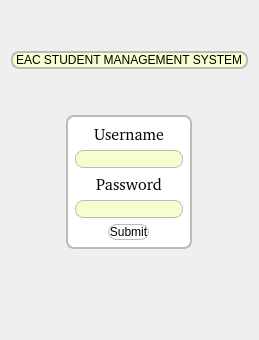
      <widget class="QWidget" name="pageLogin">
       <layout class="QVBoxLayout" name="verticalLayout_12">
        <item>
         <spacer name="verticalSpacer_2">
          <property name="orientation">
           <enum>Qt::Vertical</enum>
          </property>
          <property name="sizeHint" stdset="0">
           <size>
            <width>20</width>
            <height>40</height>
           </size>
          </property>
         </spacer>
        </item>
        <item alignment="Qt::AlignHCenter">
         <widget class="QLabel" name="label_2">
          <property name="styleSheet">
           <string notr="true">font: 700 18pt &quot;P052 [urw]&quot;;
background-color: rgb(244, 255, 205);
border: 2px solid #bbb;
border-radius: 8px;</string>
          </property>
          <property name="frameShape">
           <enum>QFrame::NoFrame</enum>
          </property>
          <property name="frameShadow">
           <enum>QFrame::Plain</enum>
          </property>
          <property name="lineWidth">
           <number>11</number>
          </property>
          <property name="midLineWidth">
           <number>11</number>
          </property>
          <property name="text">
           <string>EAC STUDENT MANAGEMENT SYSTEM</string>
          </property>
         </widget>
        </item>
        <item>
         <spacer name="verticalSpacer_4">
          <property name="orientation">
           <enum>Qt::Vertical</enum>
          </property>
          <property name="sizeHint" stdset="0">
           <size>
            <width>20</width>
            <height>40</height>
           </size>
          </property>
         </spacer>
        </item>
        <item>
         <layout class="QHBoxLayout" name="horizontalLayout_2">
          <item alignment="Qt::AlignHCenter">
           <widget class="QWidget" name="widget" native="true">
            <property name="maximumSize">
             <size>
              <width>16777215</width>
              <height>180</height>
             </size>
            </property>
            <property name="styleSheet">
             <string notr="true">background-color: rgb(255, 255, 255);
border: 2px solid #bbb;
border-radius: 8px;</string>
            </property>
            <layout class="QVBoxLayout" name="verticalLayout">
             <item alignment="Qt::AlignHCenter">
              <widget class="QLabel" name="usernameLabel">
               <property name="font">
                <font>
                 <family>URW Bookman [urw]</family>
                 <pointsize>12</pointsize>
                 <italic>false</italic>
                 <bold>false</bold>
                </font>
               </property>
               <property name="styleSheet">
                <string notr="true">font: 300 12pt &quot;URW Bookman [urw]&quot;;
border: 0px solid #bbb;
border-radius: 8px;</string>
               </property>
               <property name="frameShape">
                <enum>QFrame::NoFrame</enum>
               </property>
               <property name="text">
                <string>Username</string>
               </property>
              </widget>
             </item>
             <item alignment="Qt::AlignHCenter">
              <widget class="QLineEdit" name="usernameInput">
               <property name="styleSheet">
                <string notr="true">background-color: rgb(244, 255, 205);
border: 1px solid #bbb;
border-radius: 8px;</string>
               </property>
              </widget>
             </item>
             <item alignment="Qt::AlignHCenter">
              <widget class="QLabel" name="passwordLabel">
               <property name="font">
                <font>
                 <family>URW Bookman [urw]</family>
                 <pointsize>12</pointsize>
                 <italic>false</italic>
                 <bold>false</bold>
                </font>
               </property>
               <property name="styleSheet">
                <string notr="true">font: 300 12pt &quot;URW Bookman [urw]&quot;;
border: 0px solid #bbb;
border-radius: 8px;</string>
               </property>
               <property name="text">
                <string>Password</string>
               </property>
              </widget>
             </item>
             <item alignment="Qt::AlignHCenter">
              <widget class="QLineEdit" name="passwordInput">
               <property name="autoFillBackground">
                <bool>false</bool>
               </property>
               <property name="styleSheet">
                <string notr="true">background-color: rgb(244, 255, 205);
border: 1px solid #bbb;
border-radius: 8px;</string>
               </property>
              </widget>
             </item>
             <item alignment="Qt::AlignHCenter">
              <widget class="QPushButton" name="loginButton">
               <property name="styleSheet">
                <string notr="true">	background-color: rgb(255, 255, 255);
	border: 1px solid #ccc;
	color: black;
	border: 1px solid #bbb;
border-radius: 8px;
	font: 300 9pt &quot;URW Bookman [urw]&quot;;</string>
               </property>
               <property name="text">
                <string>Submit</string>
               </property>
               <property name="default">
                <bool>true</bool>
               </property>
              </widget>
             </item>
            </layout>
           </widget>
          </item>
         </layout>
        </item>
        <item>
         <spacer name="verticalSpacer">
          <property name="orientation">
           <enum>Qt::Vertical</enum>
          </property>
          <property name="sizeHint" stdset="0">
           <size>
            <width>20</width>
            <height>40</height>
           </size>
          </property>
         </spacer>
        </item>
        <item>
         <spacer name="verticalSpacer_5">
          <property name="orientation">
           <enum>Qt::Vertical</enum>
          </property>
          <property name="sizeHint" stdset="0">
           <size>
            <width>20</width>
            <height>40</height>
           </size>
          </property>
         </spacer>
        </item>
       </layout>
      </widget>
